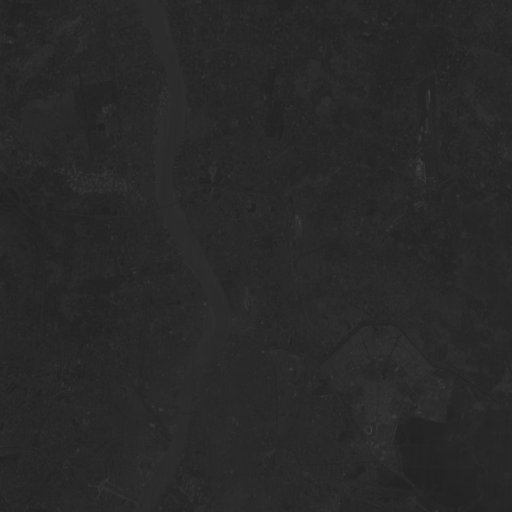
#> input picture 1.gif, 512 x 512 px; the run also reads 3 pictures not shown here
$ python Using_Bayes.py
#> lines starting #> are read from the running program, lines starting #| are printed output that depends on the picture
#Bayes Classifier
from __future__ import print_function
#import tensorflow as tf
from PIL import Image
import numpy as np
import PIL

I1 = np.asarray(PIL.Image.open('1.gif'))
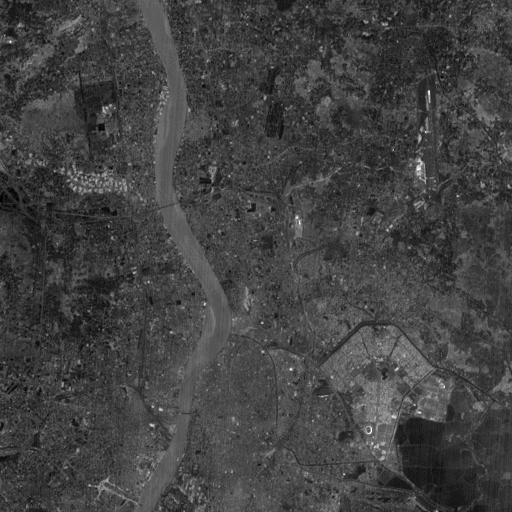
#> I1: shape (512, 512); min 0, max 33, mean 8.6; drawn with min black and max white
I2 = np.asarray(PIL.Image.open('2.gif'))
I3 = np.asarray(PIL.Image.open('3.gif'))
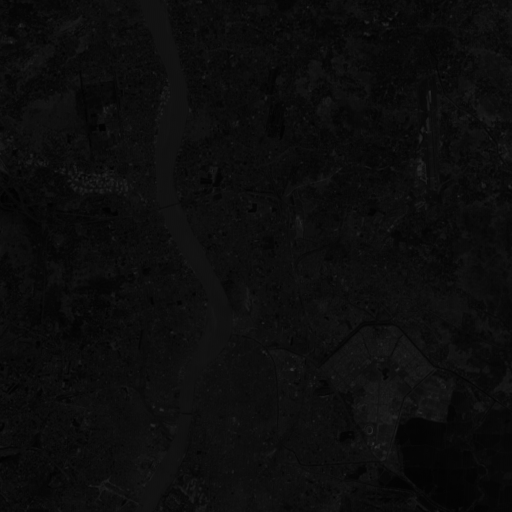
#> I3: shape (512, 512); min 0, max 48, mean 12.6
I4 = np.asarray(PIL.Image.open('4.gif'))
#100 Non-river sample points
X_nr = np.asarray([0,10,20,30,40,50,60,70,80,90,100,149,139,202,212,225,240,260,280,299,55,298,280,275,400,420,435,440,450,460,480,490,499,505,510,416,425,281,219,382,479,204,229,183,60,67,100,422,394,306,350,380,399,412,422,445,465,485,498,511,256,268,294,315,415,265,500,415,496,428,425,183,197,194,189,224,209,231,142,64,185,146,84,72,218,166,279,171,213,440,247,238,266,213,199,273,237,168,185,414])
Y_nr = np.asarray([2,10,59,65,75,85,95,84,86,95,103,101,121,202,213,220,50,234,265,298,320,340,360,380,400,235,495,355,289,212,105,155,185,120,199,187,222,214,169,169,225,188,228,307,346,376,400,62,89,138,306,142,252,363,323,212,256,321,365,400,450,420,410,465,485,412,176,398,256,456,215,176,213,299,338,51,404,365,166,274,18,83,367,230,406,379,174,310,203,175,369,389,387,383,409,387,391,320,337,394])
#50 River sample points
X_r = np.asarray([160,160,160,168,169,186,185,188,186,187,202,192,197,199,176,176,172,172,166,165,170,219,212,186,176,174,173,179,212,222,176,157,152,166,175,229,161,174,172,173,179,192,214,230,206,217,200,191,185,184])
Y_r = np.asarray([19,27,49,85,85,411,415,406,395,402,267,258,258,262,230,225,215,224,196,178,114,321,289,415,87,148,125,99,354,311,129,7,23,32,57,326,125,150,184,220,428,386,346,322,332,337,356,391,416,386])
#Mean for non-river sample points
m1=0
m2=0
m3=0
m4=0
for i in range(100): #
    m1 = m1 + I1[X_nr[i]][Y_nr[i]]
    m2 = m2 + I2[X_nr[i]][Y_nr[i]]
    m3 = m3 + I3[X_nr[i]][Y_nr[i]]
    m4 = m4 + I4[X_nr[i]][Y_nr[i]]
#> this loop made 100 passes
#> (m1, m2, m3, m4) on passes 1 to 12: (6, 9, 12, 26), (10, 14, 18, 45), (18, 22, 30, 69), (27, 33, 42, 96), (35, 42, 53, 115), (43, 51, 64, 141), (51, 61, 76, 162), (60, 72, 87, 186), (68, 82, 101, 214), (72, 90, 109, 241), (79, 100, 117, 275), (84, 107, 127, 301)
#> after the loop, m1 = 901; m2 = 1010; m3 = 1317; m4 = 1975
m1 = m1/100
#> m1 = 9.01
m2 = m2/100
#> m2 = 10.1
m3 = m3/100
#> m3 = 13.17
m4 = m4/100
#> m4 = 19.75
T1 = np.asarray([m1,m2,m3,m4])
#> T1 = [9.01, 10.1, 13.17, 19.75]
#Mean for river sample points
mr1=0
mr2=0
mr3=0
mr4=0
for i in range(50): #
    mr1 = mr1 + I1[X_r[i]][Y_r[i]]
    mr2 = mr2 + I2[X_r[i]][Y_r[i]]
    mr3 = mr3 + I3[X_r[i]][Y_r[i]]
    mr4 = mr4 + I4[X_r[i]][Y_r[i]]
#> this loop made 50 passes
#> (mr1, mr2, mr3, mr4) on passes 1 to 12: (11, 13, 18, 22), (24, 27, 33, 48), (33, 38, 45, 72), (39, 45, 57, 94), (44, 50, 65, 113), (51, 59, 76, 132), (66, 75, 96, 161), (74, 85, 108, 188), (83, 94, 117, 205), (90, 103, 129, 229), (99, 113, 143, 246), (106, 121, 151, 259)
#> after the loop, mr1 = 443; mr2 = 517; mr3 = 702; mr4 = 1074
mr1 = mr1/50
#> mr1 = 8.86
mr2 = mr2/50
#> mr2 = 10.34
mr3 = mr3/50
#> mr3 = 14.04
mr4 = mr4/50
#> mr4 = 21.48
T2 = np.asarray([mr1,mr2,mr3,mr4])
#> T2 = [8.86, 10.34, 14.04, 21.48]
I = [[[0 for k in range(512)] for j in range(512)] for i in range(4)]
for j in range(512):
    for k in range(512):
        I[0][j][k] = I1[j][k]
#> after the loop, I = 4 items
for j in range(512):
    for k in range(512):
        I[1][j][k] = I2[j][k]
for j in range(512):
    for k in range(512):
        I[2][j][k] = I3[j][k]
for j in range(512):
    for k in range(512):
        I[3][j][k] = I4[j][k]
Cv_R  = [[0 for k in range(4)] for j in range(4)]
for i in range(4):
    for j in range(4):
        for k in range(50):
            Cv_R[i][j] = Cv_R[i][j] + (I[i][X_r[k]][Y_r[k]] - T2[i])*(I[j][X_r[k]][Y_r[k]] - T2[j])
        Cv_R[i][j] = Cv_R[i][j]/50
#> after the loop, Cv_R = [[5.6, 5.65, 8.21, 4.25], [5.65, 6.7, 10.83, 5.62], [8.21, 10.83, 24.32, 8.72], [4.25, 5.62, 8.72, 22.97]]
Cv_NR = [[0 for k in range(4)] for j in range(4)]
for i in range(4):
    for j in range(4):
        for k in range(100):
            Cv_NR[i][j] = Cv_NR[i][j] + (I[i][X_nr[k]][Y_nr[k]] - T1[i])*(I[j][X_nr[k]][Y_nr[k]] - T1[j])
        Cv_NR[i][j] = Cv_NR[i][j]/100
#> after the loop, Cv_NR = [[6.23, 5.44, 8.06, -1.6], [5.44, 5.99, 8.27, 0.665], [8.06, 8.27, 15.8, -0.0475], [-1.6, 0.665, -0.0475, 41.93]]
River_class     = [[0 for k in range(512)] for j in range(512)]
Non_River_class = [[0 for k in range(512)] for j in range(512)]
for i in range(512):
    for j in range(512):
        Test_data = np.asarray([I[0][i][j],I[1][i][j],I[2][i][j],I[3][i][j]])
        River_class[i][j] =np.dot(np.dot(np.transpose(np.subtract(Test_data, T2)) ,np.linalg.inv(Cv_R)),np.subtract(Test_data, T2))
#> after the loop, River_class = 512 items
for i in range(512):
    for j in range(512):
        Test_data = np.asarray([I[0][i][j],I[1][i][j],I[2][i][j],I[3][i][j]])
        Non_River_class[i][j] =np.dot(np.dot(np.transpose(np.subtract(Test_data, T1)) ,np.linalg.inv(Cv_NR)),np.subtract(Test_data, T1))
#> after the loop, Non_River_class = 512 items
DRC = np.linalg.det(Cv_R)
#> DRC = 589.8
DNRC= np.linalg.det(Cv_NR)
#> DNRC = 1221.1
p1 = [[0 for k in range(512)] for j in range(512)]
p2 = [[0 for k in range(512)] for j in range(512)]
for i in range(512):
    for j in range(512):
        p1[i][j] = (-0.5)*(1/np.sqrt(DRC))*np.exp(River_class[i][j])
#> after the loop, p1 = 512 items
for i in range(512):
    for j in range(512):
        p2[i][j] = (-0.5)*(1/np.sqrt(DNRC))*np.exp(Non_River_class[i][j])
#> after the loop, p2 = 512 items
P1 = 0.3
P2 = 0.7
data = np.zeros((512, 512, 3), dtype=np.uint8)
for i in range(512):
    for j in range(512):
        if (P1 * p1[i][j]) >= (P2 * p2[i][j]):
            data[i][j] = 0
        else:
            data[i][j] = 255
img = Image.fromarray(data, 'RGB')
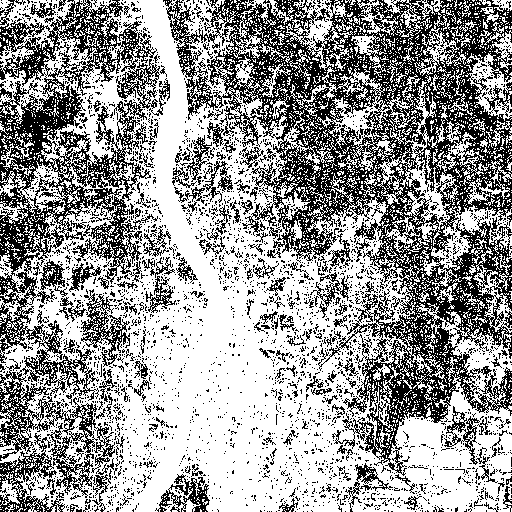
#> img: PIL image 512x512 RGB; 60% white; black in thin lines or dots
img.save('my4.png')
img.show()
